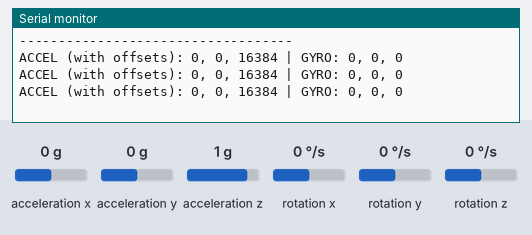
Bench run of a sketch on a simulated Arduino Uno, built with avr-gcc and run on an emulated ATmega328P. Shown: the last lines printed to the serial monitor. The inputs (shaded band) are chosen by the test bench; at power-on: acceleration x 0 g, acceleration y 0 g, acceleration z 1 g, rotation x 0 °/s, rotation y 0 °/s, rotation z 0 °/s.

Above: at 12.2 s.
12.3 s: acceleration x set to -1.4 g
At 12.9 s:
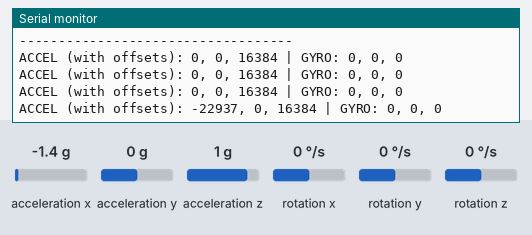
13.8 s: acceleration y set to -1.4 g
At 14.5 s:
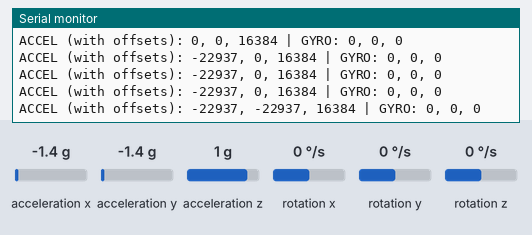
15.3 s: acceleration z set to -1.4 g
At 16.0 s:
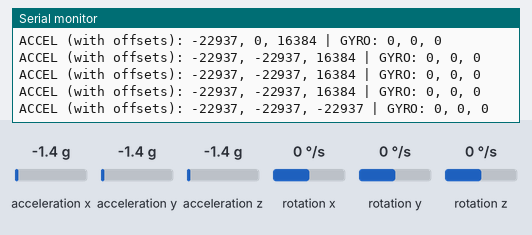
16.8 s: rotation x set to -192 °/s
At 17.5 s:
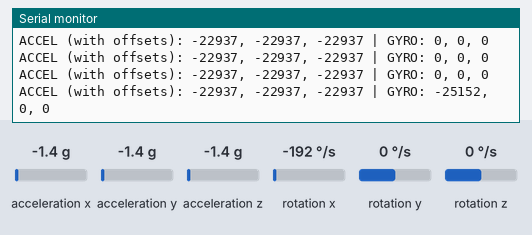
18.3 s: rotation y set to -192 °/s
At 19.0 s:
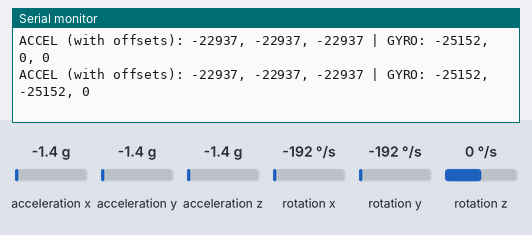
Timing chart, 0 to 20.8 s (numbered marks = the images above; inputs shaded):
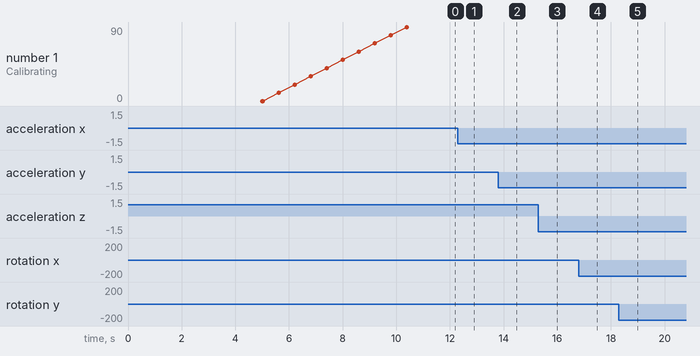

The sketch:

calibration.ino
```cpp
#include "I2Cdev.h"
#include "MPU6050.h"  // Using basic MPU6050 library, not MotionApps

#if I2CDEV_IMPLEMENTATION == I2CDEV_ARDUINO_WIRE
    #include "Wire.h"
#endif

MPU6050 mpu;

int16_t ax, ay, az;
int16_t gx, gy, gz;

// Calibration offsets
int16_t ax_offset = 0, ay_offset = 0, az_offset = 0;
int16_t gx_offset = 0, gy_offset = 0, gz_offset = 0;

void setup() {
    Serial.begin(115200);
    #if I2CDEV_IMPLEMENTATION == I2CDEV_ARDUINO_WIRE
        Wire.begin();
        Wire.setClock(100000);
    #endif

    Serial.println("Initializing MPU6050...");
    mpu.initialize();

    Serial.println("Testing device connections...");
    Serial.println(mpu.testConnection() ? "MPU6050 connection successful" : "MPU6050 connection failed");

    Serial.println("\n=== MPU6050 CALIBRATION ===");
    Serial.println("Place the sensor on a LEVEL surface and DO NOT MOVE it!");
    Serial.println("Calibration will start in 5 seconds...");
    delay(5000);

    calibrateSensor();

    Serial.println("\n=== CALIBRATION COMPLETE ===");
    Serial.println("Add these values to your main code:");
    Serial.println("-----------------------------------");
    Serial.print("mpu.setXGyroOffset(");
    Serial.print(gx_offset);
    Serial.println(");");

    Serial.print("mpu.setYGyroOffset(");
    Serial.print(gy_offset);
    Serial.println(");");

    Serial.print("mpu.setZGyroOffset(");
    Serial.print(gz_offset);
    Serial.println(");");

    Serial.print("mpu.setXAccelOffset(");
    Serial.print(ax_offset);
    Serial.println(");");

    Serial.print("mpu.setYAccelOffset(");
    Serial.print(ay_offset);
    Serial.println(");");

    Serial.print("mpu.setZAccelOffset(");
    Serial.print(az_offset -16384);  // Adjust for 1g gravity
    Serial.println(");  // Note: Z-axis adjusted for gravity");

    Serial.println("-----------------------------------");
}

void loop() {
    // Display current readings with offsets applied
    mpu.getMotion6(&ax, &ay, &az, &gx, &gy, &gz);

    Serial.print("ACCEL (with offsets): ");
    Serial.print(ax); Serial.print(", ");
    Serial.print(ay); Serial.print(", ");
    Serial.print(az); Serial.print(" | GYRO: ");
    Serial.print(gx); Serial.print(", ");
    Serial.print(gy); Serial.print(", ");
    Serial.println(gz);

    delay(500);
}

void calibrateSensor() {
    const int samples = 1000;
    long ax_sum = 0, ay_sum = 0, az_sum = 0;
    long gx_sum = 0, gy_sum = 0, gz_sum = 0;

    Serial.println("Calibrating... 0%");

    for (int i = 0; i < samples; i++) {
        mpu.getMotion6(&ax, &ay, &az, &gx, &gy, &gz);

        ax_sum += ax;
        ay_sum += ay;
        az_sum += az;
        gx_sum += gx;
        gy_sum += gy;
        gz_sum += gz;

        if (i % 100 == 0) {
            Serial.print("\rCalibrating... ");
            Serial.print((i * 100) / samples);
            Serial.print("%");
        }
        delay(2);
    }

    // Calculate averages
    //ax_offset = ax_sum / samples;
    //ay_offset = ay_sum / samples;
    //az_offset = az_sum / samples;
    //gx_offset = gx_sum / samples;
    //gy_offset = gy_sum / samples;
    //gz_offset = gz_sum / samples;


    ax_offset = -(ax_sum / samples);
    ay_offset = -(ay_sum / samples);
    az_offset = 16384-(az_sum / samples) ;  // compensate gravity

    gx_offset = -(gx_sum / samples);
    gy_offset = -(gy_sum / samples);
    gz_offset = -(gz_sum / samples);
    Serial.println("\rCalibrating... 100% Done!");

    // Apply offsets
    mpu.setXGyroOffset(gx_offset);
    mpu.setYGyroOffset(gy_offset);
    mpu.setZGyroOffset(gz_offset);
    mpu.setXAccelOffset(ax_offset);
    mpu.setYAccelOffset(ay_offset);
    mpu.setZAccelOffset(az_offset);

    Serial.println("Offsets applied to sensor!");
}
```

Measured:
- after the input at 12.3 s, the serial monitor: prints a new line after 0.22 s (image 1)
- after the input at 13.8 s, the serial monitor: prints a new line after 0.24 s (image 2)
- after the input at 15.3 s, the serial monitor: prints a new line after 0.25 s (image 3)
- after the input at 16.8 s, the serial monitor: prints a new line after 0.27 s (image 4)
- after the input at 18.3 s, the serial monitor: prints a new line after 0.29 s (image 5)
